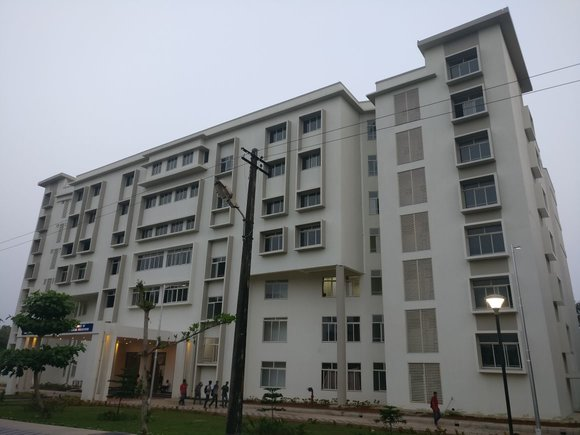
#> input picture Input_Images/building_small.jpg, 580 x 435 px
$ python harris.py   (older library calls are emulated)
#> lines starting #> are read from the running program, lines starting #| are printed output that depends on the picture; after the words box and inside, x2 and y2 are one past the last pixel; in counts of white or black regions, pixels touching at a corner belong together
#> further down, img is the input picture: shape (435, 580, 3); mean B, G, R 129.9, 128.7, 126
    #!/usr/bin/env python3
# -*- coding: utf-8 -*-
"""
Created on Sat Jan 13 17:55:58 2018

@author: vignesh
"""

import cv2
import numpy as np


def disp(I):
    I = np.uint8(I)
    cv2.imshow('image', I)
    cv2.waitKey(0)


# 0 Mean 2D Gaussian
def gauss_2D(i, j, sigma):
    return np.exp(-(i * i + j * j) / (2 * sigma * sigma)) / (2 * np.pi * sigma * sigma)


# 2D Gaussian kernel
def gaussian_kernel_2D(sigma, kernel_size):
    pad = int(kernel_size / 2)
    weights = [ [gauss_2D(i, j, sigma) for j in range(-pad, pad + 1)] for i in range(-pad, pad + 1) ]
    weights = np.array(weights)
    weights /= np.sum(weights)
    return weights


def sobel_filtering(I, kernel_size):
    sobel_x = cv2.Sobel(I, cv2.CV_64F, 1, 0, ksize = kernel_size)
    # disp(np.abs(sobel_x))
    sobel_y = cv2.Sobel(I, cv2.CV_64F, 0, 1, ksize = kernel_size)
    # disp(np.abs(sobel_y))
    return sobel_x, sobel_y


def harris_corner_detector(I, nhood, k, kernel_size, gauss = False):
    # Make BGR to GRAY
#> called with nhood = 3, k = 0.04, kernel_size = 5, gauss = True
    gray = cv2.cvtColor(I, cv2.COLOR_BGR2GRAY)
    # Apply Gaussian blur
    blur_I = cv2.GaussianBlur(gray, (kernel_size, kernel_size), 0)
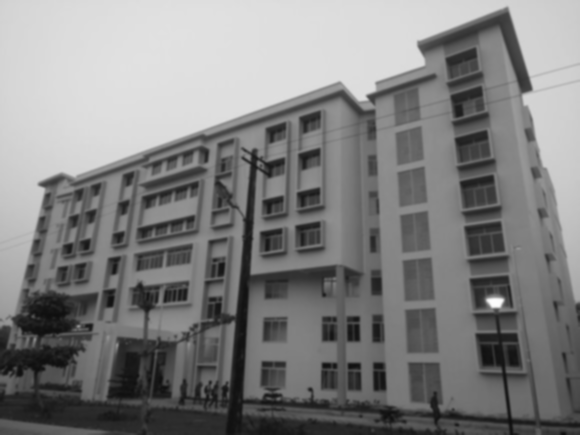
#> blur_I: shape (435, 580); min 14, max 254, mean 128.1
    # Get dimensions
    rows = I.shape[0]
#> rows = 435
    cols = I.shape[1]
#> cols = 580
    # Apply Sobel filter in x and y directions
    sobel_x, sobel_y = sobel_filtering(blur_I, 3)
#> in sobel_filtering, `sobel_x = cv2.Sobel(I, cv2.CV_64F, 1, 0, ksize = kernel_size)`:
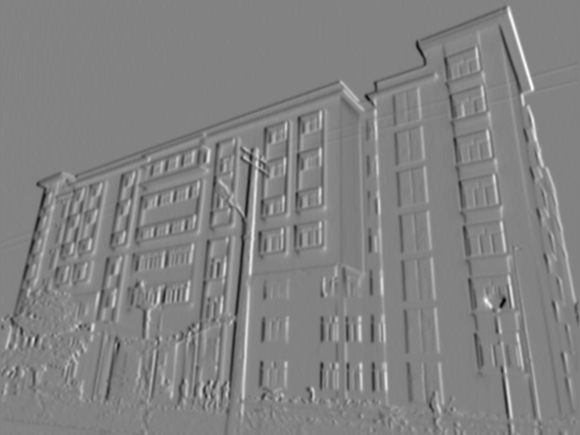
#> sobel_x: shape (435, 580) float64; min -372, max 354, mean 0; drawn with min black and max white
#> in sobel_filtering, `sobel_y = cv2.Sobel(I, cv2.CV_64F, 0, 1, ksize = kernel_size)`:
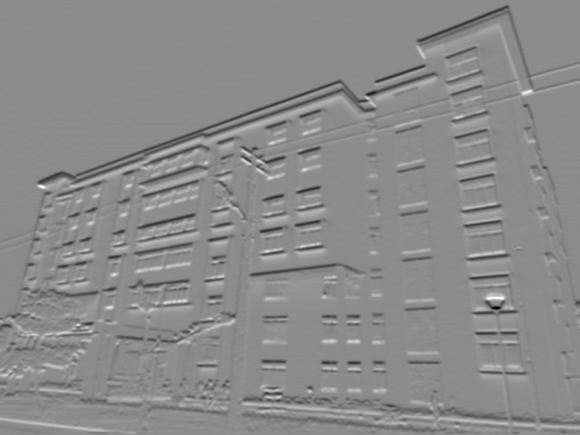
#> sobel_y: shape (435, 580) float64; min -411, max 337, mean -3; drawn with min black and max white
    IxIx = sobel_x * sobel_x
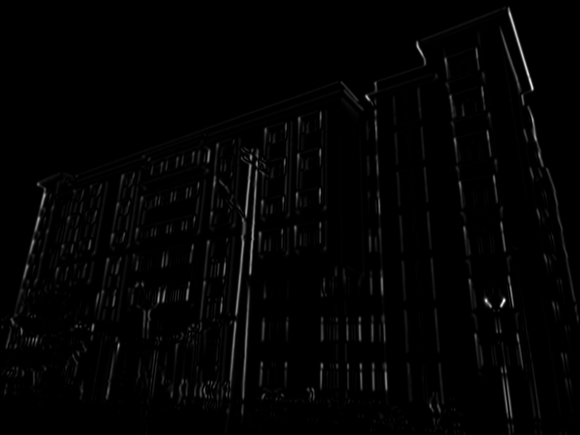
#> IxIx: shape (435, 580) float64; min 0, max 138384, mean 1936.1; drawn with min black and max white
    IyIy = sobel_y * sobel_y
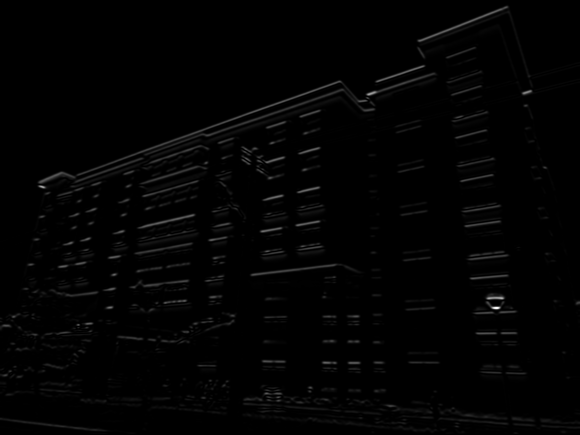
#> IyIy: shape (435, 580) float64; min 0, max 168921, mean 1968.7; drawn with min black and max white
    IxIy = sobel_x * sobel_y
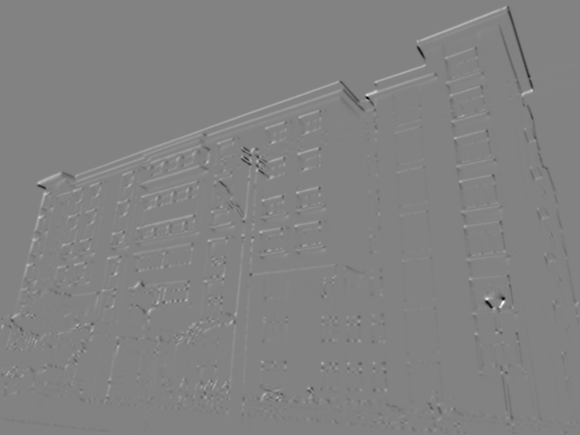
#> IxIy: shape (435, 580) float64; min -64347, max 61773, mean 238.5; drawn with min black and max white
    if gauss:
        weights = gaussian_kernel_2D(1, nhood)
    else:
        weights = np.ones((nhood, nhood)) / (nhood * nhood)
    pad = int(nhood / 2)
    corners = []
    for i in range(pad, rows - pad):
        for j in range(pad, cols - pad):
            xx = weights * IxIx[i - pad : i + pad + 1, j - pad : j + pad + 1]
            yy = weights * IyIy[i - pad : i + pad + 1, j - pad : j + pad + 1]
            xy = weights * IxIy[i - pad : i + pad + 1, j - pad : j + pad + 1]
            M_00 = xx.sum()
            M_01 = xy.sum()
            M_10 = xy.sum()
            M_11 = yy.sum()
            M = np.array([[M_00, M_01],[M_10, M_11]])
            det = np.linalg.det(M)
            trace = np.matrix.trace(M)
            R = det - k * (trace ** 2)
            corners.append([i, j, R])
#> after the loop, corners = 250274 items
#| Number of detected corner points :  10590
    return np.array(corners)


def plot_corners_on_image(I, corners):
    corner_I = I.copy()
    for point in corners:
        i = int(point[0])
        j = int(point[1])
        corner_I[i][j] = [0, 0, 255]
#> this loop made 3530 passes
#> (point, i, j) on passes 1 to 3: ([6, 506, 30578133.6], 6, 506), ([6, 507, 65772729.5], 6, 507), ([6, 508, 17573730.6], 6, 508)
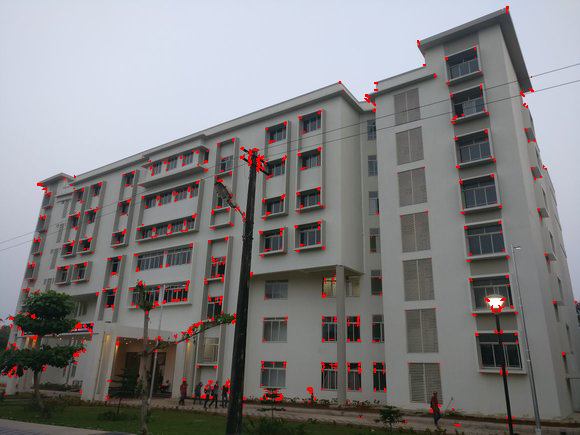
#> corner_I: shape (435, 580, 3); 1.4% of pixels changed, all inside (x1, y1, x2, y2) = (1, 6, 577, 427)
    return corner_I

img = cv2.imread('../Input_Images/building_small.jpg')
# disp(img)
corners = harris_corner_detector(img, 3, 0.04, 5, True)
corners = corners[np.where(corners[:, 2] > 0.01 * np.max(corners[:, 2]))]
print('Number of detected corner points : ', np.size(corners))
corner_img = plot_corners_on_image(img, corners)
disp(corner_img)
cv2.imwrite('../Output_Images/Harris/Best_Result/harris_output_best.png', corner_img)
cv2.destroyAllWindows()
